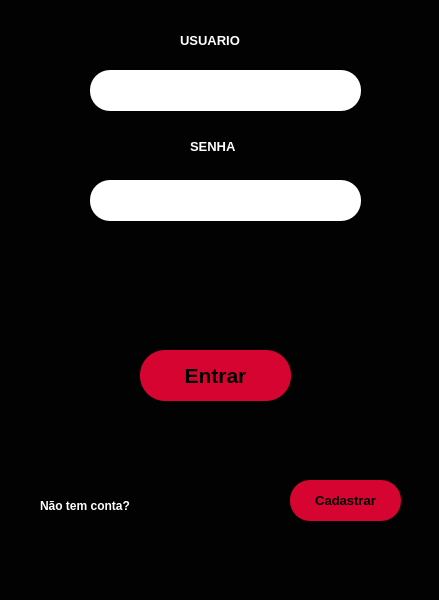
<?xml version="1.0" encoding="UTF-8"?>
<ui version="4.0">
 <class>MainWindow</class>
 <widget class="QMainWindow" name="MainWindow">
  <property name="geometry">
   <rect>
    <x>0</x>
    <y>0</y>
    <width>439</width>
    <height>600</height>
   </rect>
  </property>
  <property name="windowTitle">
   <string>LOGIN</string>
  </property>
  <property name="styleSheet">
   <string notr="true">background-color: rgb(2, 2, 2);
</string>
  </property>
  <widget class="QWidget" name="centralwidget">
   <widget class="QPushButton" name="entrar">
    <property name="geometry">
     <rect>
      <x>140</x>
      <y>350</y>
      <width>151</width>
      <height>51</height>
     </rect>
    </property>
    <property name="font">
     <font>
      <pointsize>16</pointsize>
      <weight>75</weight>
      <bold>true</bold>
     </font>
    </property>
    <property name="styleSheet">
     <string notr="true">border-radius: 25px;
background-color: rgb(213, 4, 49);</string>
    </property>
    <property name="text">
     <string>Entrar</string>
    </property>
    <property name="checkable">
     <bool>false</bool>
    </property>
    <property name="autoRepeat">
     <bool>false</bool>
    </property>
    <property name="autoExclusive">
     <bool>false</bool>
    </property>
   </widget>
   <widget class="QLineEdit" name="usuario">
    <property name="geometry">
     <rect>
      <x>90</x>
      <y>70</y>
      <width>271</width>
      <height>41</height>
     </rect>
    </property>
    <property name="font">
     <font>
      <pointsize>10</pointsize>
     </font>
    </property>
    <property name="styleSheet">
     <string notr="true">background-color: rgb(255, 255, 255);
border-radius: 20px</string>
    </property>
    <property name="text">
     <string/>
    </property>
    <property name="alignment">
     <set>Qt::AlignCenter</set>
    </property>
   </widget>
   <widget class="QLineEdit" name="senha">
    <property name="geometry">
     <rect>
      <x>90</x>
      <y>180</y>
      <width>271</width>
      <height>41</height>
     </rect>
    </property>
    <property name="font">
     <font>
      <pointsize>10</pointsize>
     </font>
    </property>
    <property name="styleSheet">
     <string notr="true">background-color: rgb(255, 255, 255);
border-radius: 20px</string>
    </property>
    <property name="text">
     <string/>
    </property>
    <property name="echoMode">
     <enum>QLineEdit::Password</enum>
    </property>
    <property name="alignment">
     <set>Qt::AlignCenter</set>
    </property>
   </widget>
   <widget class="QLabel" name="label">
    <property name="geometry">
     <rect>
      <x>40</x>
      <y>490</y>
      <width>101</width>
      <height>31</height>
     </rect>
    </property>
    <property name="font">
     <font>
      <weight>75</weight>
      <bold>true</bold>
     </font>
    </property>
    <property name="styleSheet">
     <string notr="true">color: rgb(255, 255, 255);</string>
    </property>
    <property name="text">
     <string>Não tem conta?</string>
    </property>
   </widget>
   <widget class="QLabel" name="label_2">
    <property name="geometry">
     <rect>
      <x>180</x>
      <y>30</y>
      <width>111</width>
      <height>20</height>
     </rect>
    </property>
    <property name="font">
     <font>
      <pointsize>10</pointsize>
      <weight>75</weight>
      <bold>true</bold>
     </font>
    </property>
    <property name="toolTip">
     <string>&lt;html&gt;&lt;head/&gt;&lt;body&gt;&lt;p&gt;&lt;span style=&quot; font-size:11pt;&quot;&gt;LOGIN&lt;/span&gt;&lt;/p&gt;&lt;/body&gt;&lt;/html&gt;</string>
    </property>
    <property name="styleSheet">
     <string notr="true">color: rgb(255, 255, 255)</string>
    </property>
    <property name="text">
     <string>USUARIO</string>
    </property>
   </widget>
   <widget class="QLabel" name="label_3">
    <property name="geometry">
     <rect>
      <x>190</x>
      <y>136</y>
      <width>71</width>
      <height>20</height>
     </rect>
    </property>
    <property name="font">
     <font>
      <pointsize>10</pointsize>
      <weight>75</weight>
      <bold>true</bold>
     </font>
    </property>
    <property name="layoutDirection">
     <enum>Qt::LeftToRight</enum>
    </property>
    <property name="styleSheet">
     <string notr="true">color: rgb(255, 255, 255);</string>
    </property>
    <property name="text">
     <string>SENHA</string>
    </property>
   </widget>
   <widget class="QPushButton" name="cadastrar">
    <property name="geometry">
     <rect>
      <x>290</x>
      <y>480</y>
      <width>111</width>
      <height>41</height>
     </rect>
    </property>
    <property name="font">
     <font>
      <pointsize>10</pointsize>
      <weight>75</weight>
      <bold>true</bold>
     </font>
    </property>
    <property name="styleSheet">
     <string notr="true">border-radius: 20px;
background-color: rgb(213, 4, 49);</string>
    </property>
    <property name="text">
     <string>Cadastrar</string>
    </property>
    <property name="checkable">
     <bool>false</bool>
    </property>
    <property name="autoRepeat">
     <bool>false</bool>
    </property>
    <property name="autoExclusive">
     <bool>false</bool>
    </property>
   </widget>
  </widget>
  <widget class="QMenuBar" name="menubar">
   <property name="geometry">
    <rect>
     <x>0</x>
     <y>0</y>
     <width>439</width>
     <height>26</height>
    </rect>
   </property>
  </widget>
  <widget class="QStatusBar" name="statusbar"/>
 </widget>
 <resources/>
 <connections/>
</ui>
